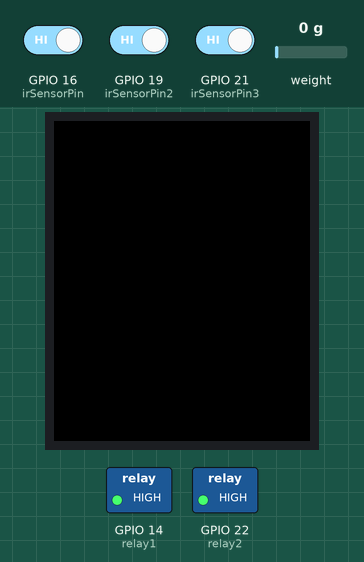
Bench run of a sketch on a simulated ESP32. Shown: 160×128 colour display, switched loads named in the sketch (green lamp = pin HIGH). The inputs (shaded band) are chosen by the test bench; at power-on: GPIO 21 (irSensorPin3) HIGH, GPIO 16 (irSensorPin) HIGH, GPIO 19 (irSensorPin2) HIGH, weight on the scale 0 g. What the sketch prints to the serial monitor is not drawn.

Above: at 8.5 s.
8.6 s: GPIO 21 (irSensorPin3) driven LOW
At 12.5 s:
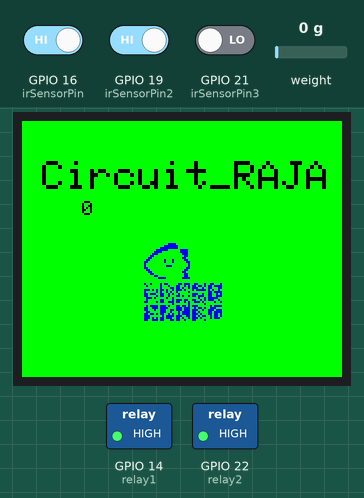
At 50.3 s:
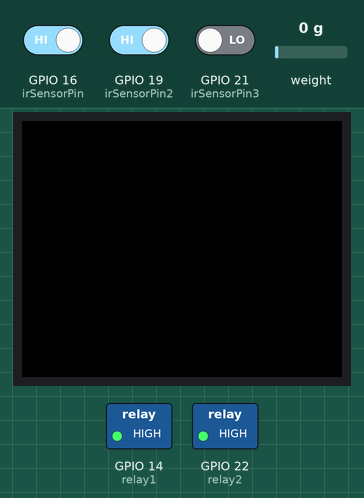
Timing chart, 0 to 51.8 s (numbered marks = the images above; inputs shaded):
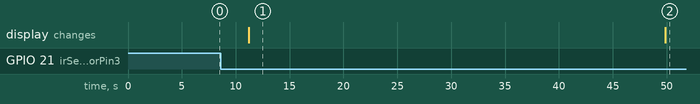

Measured:
- after the input at 8.6 s, the display: changes after 2.6 s (image 1)
- what the display in image 1 shows lasts 38.7 s, from 11.2 s to 49.9 s

The sketch:

Arena_code.ino
```cpp
// Final code arena

#include <SPI.h>
#include <Adafruit_GFX.h>
#include <Adafruit_ST7735.h>
#include <Arduino.h>
#include "HX711.h"

const int relay1 = 14;
const int relay2 = 22;

const int irSensorPin  = 16;
const int irSensorPin2 = 19;   // Relay2 trigger sensor
const int irSensorPin3 = 21;

#define PIN_TFT_CS   13
#define PIN_TFT_DC   17
#define PIN_TFT_RST  4

Adafruit_ST7735 tft = Adafruit_ST7735(PIN_TFT_CS, PIN_TFT_DC, PIN_TFT_RST);

// HX711 circuit wiring
const int LOADCELL_DOUT_PIN = 33;
const int LOADCELL_SCK_PIN  = 32;

// ------------------------------
//  BITMAP IMAGE
// ------------------------------
const unsigned char PROGMEM smile_bmp[] = {
  0x00,0x00,0x00,0x00,0x00,
  0x00,0x07,0x80,0x00,0x00,
  0x00,0x1F,0xC0,0x00,0x00,
  0x00,0x7F,0xC0,0x00,0x00,
  0x01,0xF8,0x1E,0x00,0x00,
  0x03,0xC0,0x1E,0x00,0x00,
  0x07,0x00,0x0E,0x00,0x00,
  0x0C,0x00,0x06,0x00,0x00,
  0x18,0x00,0x0C,0x00,0x00,
  0x30,0x11,0x06,0x00,0x00,
  0x60,0x11,0x03,0x00,0x00,
  0x40,0x00,0x01,0x00,0x00,
  0x40,0x0E,0x01,0x00,0x00,
  0x60,0x00,0x03,0x00,0x00,
  0x30,0x00,0x06,0x00,0x00,
  0x18,0x00,0x0C,0x00,0x00,
  0x0C,0x00,0x06,0x00,0x00,
  0x03,0x00,0x06,0x00,0x00,
  0x00,0xF0,0x0F,0x00,0x00,
  0x00,0x00,0x00,0x00,0x00,
  0x00,0x00,0x00,0x00,0x00
};

HX711 scale;

// ------------------------------
//  NON-BLOCKING RELAY2 TIMER
// ------------------------------
unsigned long relay2TimerStart = 0;
bool relay2Active = false;
unsigned long relay2Delay = 5000;   // 5 seconds auto-off time


// ------------------------------
//  SETUP
// ------------------------------
void setup() {
  pinMode(relay1, OUTPUT);
  pinMode(relay2, OUTPUT);
  digitalWrite(relay1, HIGH);
  digitalWrite(relay2, HIGH);

  pinMode(irSensorPin,  INPUT);
  pinMode(irSensorPin2, INPUT);
  pinMode(irSensorPin3, INPUT);

  // TFT
  tft.initR(INITR_BLACKTAB);
  tft.setRotation(1);
  tft.fillScreen(ST77XX_BLACK);

  // HX711
  Serial.begin(57600);
  Serial.println("HX711 Demo");
  scale.begin(LOADCELL_DOUT_PIN, LOADCELL_SCK_PIN);

  Serial.println(scale.read());
  Serial.println(scale.read_average(20));
  Serial.println(scale.get_value(5));
  Serial.println(scale.get_units(5), 1);

  scale.set_scale(419.667);
  scale.tare();

  Serial.println(scale.read());
  Serial.println(scale.read_average(20));
  Serial.println(scale.get_value(5));
  Serial.println(scale.get_units(5), 1);
}

// ------------------------------
// DISPLAY FUNCTION
// ------------------------------
void displayPhoto(int a) {
  tft.fillScreen(ST77XX_GREEN);
  tft.setTextColor(ST77XX_BLACK);
  tft.setTextSize(2);
  tft.setCursor(10, 20);
  tft.println("Circuit_RAJA");
  tft.setTextSize(1);
  tft.setCursor(30, 40);
  tft.println(a);
  tft.drawBitmap(60, 60, smile_bmp, 40, 40, ST77XX_BLUE);
  delay(1000);
}


// ------------------------------
// MAIN LOOP
// ------------------------------
void loop() {

  int a=0;
  int sensorState  = digitalRead(irSensorPin);
  int sensorState2 = digitalRead(irSensorPin2);
  int sensorState3 = digitalRead(irSensorPin3);

  // --------------------------------------------------
  // RELAY1 CONTROL (UNCHANGED)
  // --------------------------------------------------
  if (sensorState == LOW) {
    digitalWrite(relay1, LOW);
  }

  // --------------------------------------------------
  // RELAY2 CONTROL WITH NON-BLOCKING TIMER (NEW)
  // --------------------------------------------------
  if (sensorState2 == LOW) {
    digitalWrite(relay2, LOW);           // Activate relay2
    relay2TimerStart = millis();         // Start countdown
    relay2Active = true;                 // Enable auto-off logic
  }

  // Auto-turn-off relay2 after 5 seconds
  if (relay2Active && (millis() - relay2TimerStart >= relay2Delay)) {
    digitalWrite(relay2, HIGH);          // Turn relay2 OFF automatically
    relay2Active = false;                // Stop timer
  }


  // --------------------------------------------------
  // HX711 WEIGHING + TFT DISPLAY (UNCHANGED)
  // --------------------------------------------------
  if (sensorState3 == LOW) {
    for (int f = 0; f < 10; f++) {
      Serial.print("one reading:\t");
      Serial.print(scale.get_units(), 1);
      Serial.print("\t| average:\t");

      a = scale.get_units(10);
      Serial.println(scale.get_units(10), 5);

      delay(500);
      displayPhoto(a);


    }

    delay(5000);
    tft.fillScreen(ST77XX_BLACK);
  }
}
```
